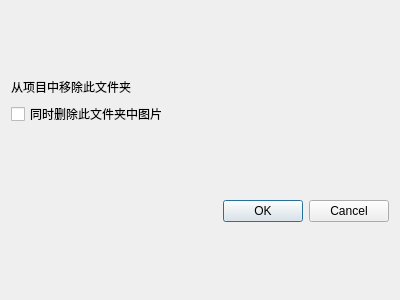
<?xml version="1.0" encoding="UTF-8"?>
<ui version="4.0">
 <class>RemoveProDialog</class>
 <widget class="QDialog" name="RemoveProDialog">
  <property name="geometry">
   <rect>
    <x>0</x>
    <y>0</y>
    <width>400</width>
    <height>300</height>
   </rect>
  </property>
  <property name="windowTitle">
   <string>Dialog</string>
  </property>
  <layout class="QVBoxLayout" name="verticalLayout">
   <item>
    <spacer name="verticalSpacer">
     <property name="orientation">
      <enum>Qt::Orientation::Vertical</enum>
     </property>
     <property name="sizeHint" stdset="0">
      <size>
       <width>20</width>
       <height>40</height>
      </size>
     </property>
    </spacer>
   </item>
   <item>
    <widget class="QLabel" name="label">
     <property name="text">
      <string>从项目中移除此文件夹</string>
     </property>
    </widget>
   </item>
   <item>
    <widget class="QCheckBox" name="checkBox">
     <property name="text">
      <string>同时删除此文件夹中图片</string>
     </property>
    </widget>
   </item>
   <item>
    <spacer name="verticalSpacer_3">
     <property name="orientation">
      <enum>Qt::Orientation::Vertical</enum>
     </property>
     <property name="sizeHint" stdset="0">
      <size>
       <width>20</width>
       <height>40</height>
      </size>
     </property>
    </spacer>
   </item>
   <item>
    <widget class="QDialogButtonBox" name="buttonBox">
     <property name="orientation">
      <enum>Qt::Orientation::Horizontal</enum>
     </property>
     <property name="standardButtons">
      <set>QDialogButtonBox::StandardButton::Cancel|QDialogButtonBox::StandardButton::Ok</set>
     </property>
    </widget>
   </item>
   <item>
    <spacer name="verticalSpacer_4">
     <property name="orientation">
      <enum>Qt::Orientation::Vertical</enum>
     </property>
     <property name="sizeHint" stdset="0">
      <size>
       <width>20</width>
       <height>40</height>
      </size>
     </property>
    </spacer>
   </item>
  </layout>
 </widget>
 <resources/>
 <connections>
  <connection>
   <sender>buttonBox</sender>
   <signal>accepted()</signal>
   <receiver>RemoveProDialog</receiver>
   <slot>accept()</slot>
   <hints>
    <hint type="sourcelabel">
     <x>248</x>
     <y>254</y>
    </hint>
    <hint type="destinationlabel">
     <x>157</x>
     <y>274</y>
    </hint>
   </hints>
  </connection>
  <connection>
   <sender>buttonBox</sender>
   <signal>rejected()</signal>
   <receiver>RemoveProDialog</receiver>
   <slot>reject()</slot>
   <hints>
    <hint type="sourcelabel">
     <x>316</x>
     <y>260</y>
    </hint>
    <hint type="destinationlabel">
     <x>286</x>
     <y>274</y>
    </hint>
   </hints>
  </connection>
 </connections>
</ui>
